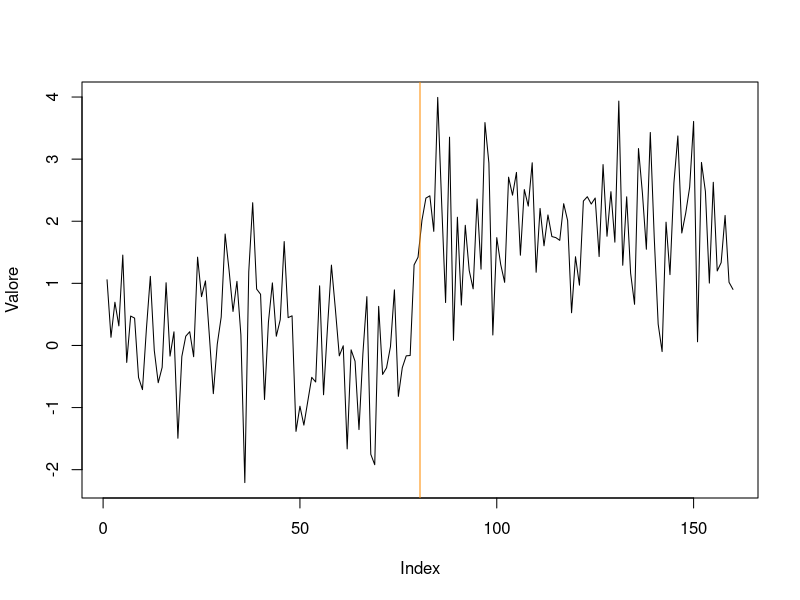

The R source for this figure:
set.seed(19095)
x95 <- c(rep(0, 80), rep(2, 80)) + rnorm(160)
plot(x95, type = "l", ylab = "Valore")
abline(v = 80.5, col = "darkorange")
# Consultare i metadati prima dei test.
c(media_prima = mean(x95[1:80]),
  media_dopo = mean(x95[81:160]))
